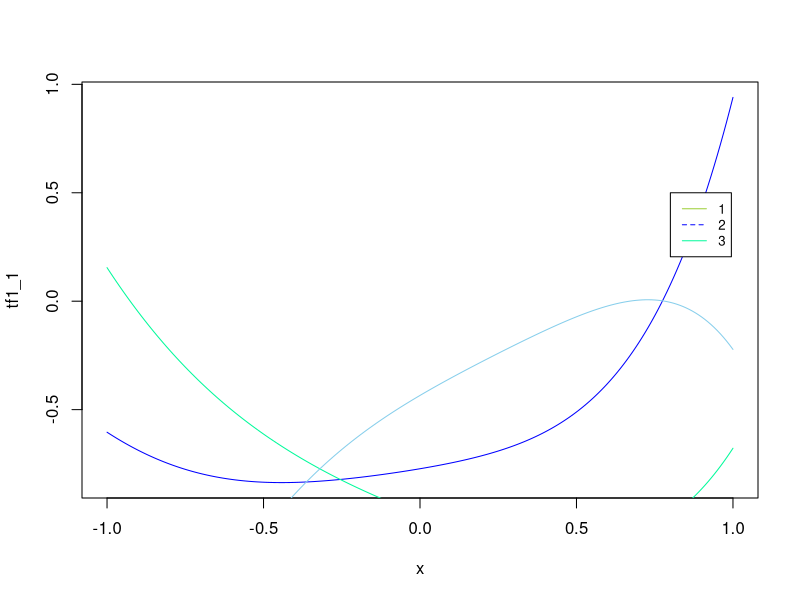
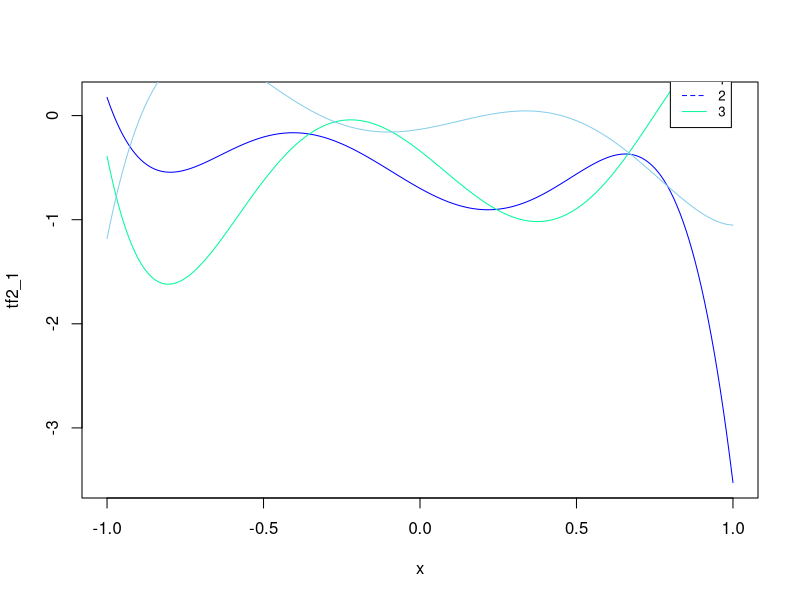

Reproduce these figures in R, in order.
set.seed(1234)
l <- function(
    x,q,k
    ){
      x**k * choose(q,k) * choose((q+k-1)/2,q)
    }

legendres <- function(
    x,q
    )
    {
    func <- rep(0,length(x))
        for(k in 0:q){
            func <- func + l(x,q,k)
        }
        #print(func)
    func <- 2**q * func
    }

x = seq(-1,1, by = 0.01)


plot1a <- function()
    {
    l0 <- legendres(x,0)
    l1 <- legendres(x,1)
    l2 <- legendres(x,2)
    l3 <- legendres(x,3)
    l4 <- legendres(x,4)
    l5 <- legendres(x,5)
    plot(x,l1, type = "l", col = "blue")
    lines(x,l2, col = "mediumspringgreen")
    lines(x,l3, col = "skyblue")
    lines(x,l4, col = "hotpink2")
    lines(x,l5, col = "orangered")
    lines(x,l0, col = "yellowgreen")
    legend(0.8,0.5, legend = c("L0", "L1", "L2", "L3", "L4", "L5"),
           col = c("yellowgreen", "blue", "mediumspringgreen", "skyblue", "hotpink2", "orangered"), lty=1:2, cex=0.8)
    }

generateUniformValues <- function(n)
    {
      runif(n, min = -1, max =1)
    }

targetFunc1 <- function(
    x,Q_f
    )
    {
        alphas <- generateUniformValues(Q_f+1)
        func <- rep(0, length(x))
        for(q in 0:Q_f){
            func <- func + (alphas[q+1] * x**q)
        }
        func
    }

targetFunc2 <- function(
    x,Q_f
    )
    {
        betas <- generateUniformValues(Q_f+1)
        func <- rep(0,length(x))
        for(q in 0:Q_f){
            func <- func + betas[q+1] * legendres(x, q)#(func / (betas[q] * 2**(q-1)) + l(x,q,q)
        }
        func
    }


plot3tf1tf2 <- function(
    ){
      tf1_1 <- targetFunc1(x,5)
      tf1_2 <- targetFunc1(x,5)
      tf1_3 <- targetFunc1(x,5)

      tf2_1 <- targetFunc2(x,5)
      tf2_2 <- targetFunc2(x,5)
      tf2_3 <- targetFunc2(x,5)

      plot(x,tf1_1, type = "l", col = "blue")
      lines(x,tf1_2, col = "mediumspringgreen")
      lines(x,tf1_3, col = "skyblue")
      legend(0.8,0.5, legend = c("1", "2", "3"),
             col = c("yellowgreen", "blue", "mediumspringgreen"), lty=1:2, cex=0.8)

      plot(x,tf2_1, type = "l", col = "blue")
      lines(x,tf2_2, col = "mediumspringgreen")
      lines(x,tf2_3, col = "skyblue")
      legend(0.8,0.5, legend = c("1", "2", "3"),
             col = c("yellowgreen", "blue", "mediumspringgreen"), lty=1:2, cex=0.8)
    }
plot3tf1tf2()
